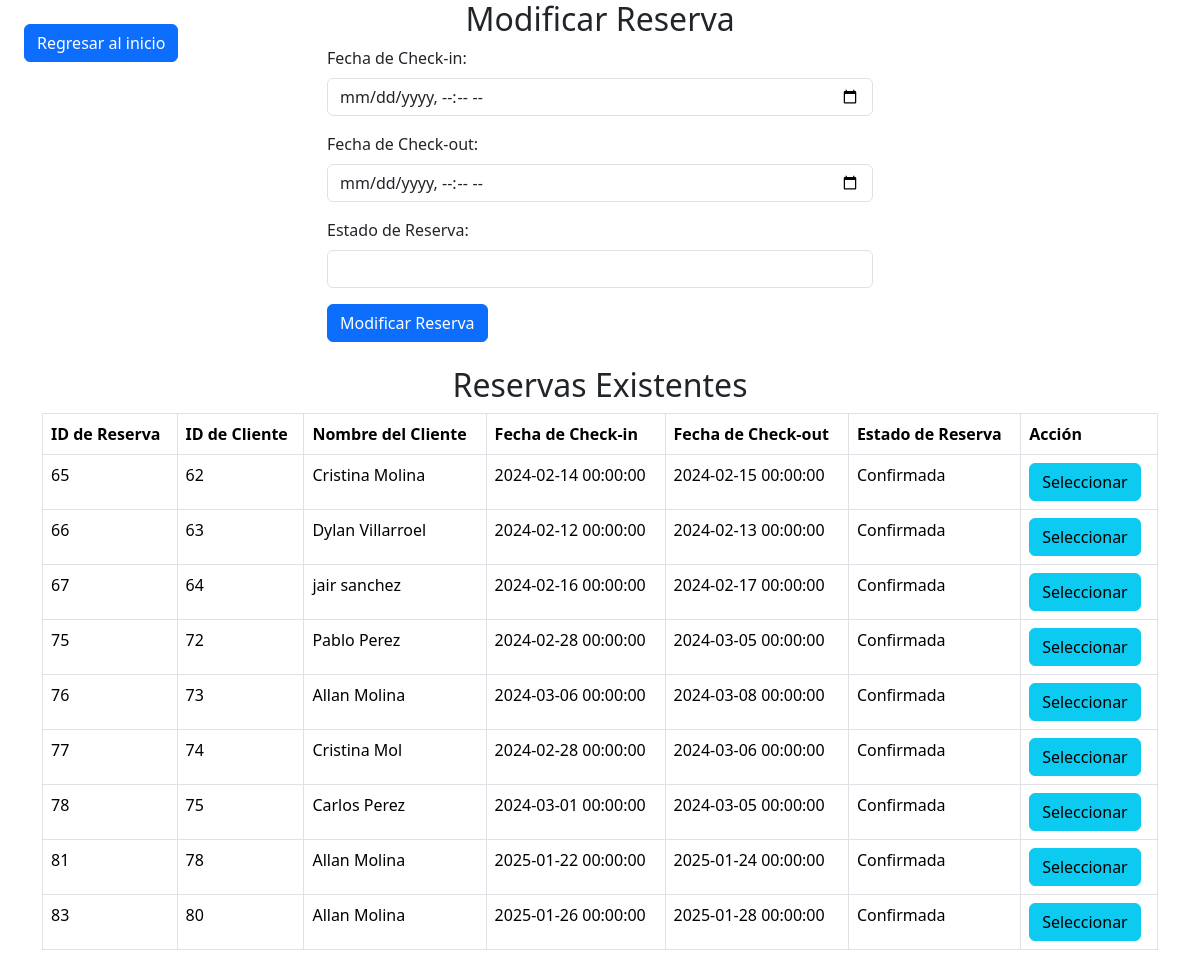
Screenshot of /administrador/modificar_reserva.php (signed in) with the database file from the repository.
### tables this page shows
CREATE TABLE `reserva` (
  `ID_RESERVA` int(11) NOT NULL,
  `ID_CLIENTE` int(11) DEFAULT NULL,
  `FECHACHECKIN` datetime NOT NULL,
  `FECHACHECKOUT` datetime NOT NULL,
  `ESTADORESERVA` varchar(255) DEFAULT NULL
);

CREATE TABLE `cliente` (
  `ID_CLIENTE` int(11) NOT NULL,
  `NOMBRE` varchar(255) NOT NULL,
  `APELLIDO` varchar(255) NOT NULL,
  `CELULAR` varchar(20) NOT NULL,
  `EMAIL` varchar(255) NOT NULL
);

### administrador/modificar_reserva.php (the view, shortened to what this page needs)
<?php
include 'basedatos/basedatos.php';
$sql_reservas = "SELECT r.ID_RESERVA, r.ID_CLIENTE, c.NOMBRE, c.APELLIDO, r.FECHACHECKIN, r.FECHACHECKOUT, r.ESTADORESERVA FROM reserva r INNER JOIN cliente c ON r.ID_CLIENTE = c.ID_CLIENTE";
$result_reservas = $conn->query($sql_reservas);
?>
<!DOCTYPE html>
<html lang="es">
<head>
    <link href="https://cdn.jsdelivr.net/npm/bootstrap@5.3.2/dist/css/bootstrap.min.css" rel="stylesheet">
</head>
<body>
    <a href="inicioCRUD.php" class="btn btn-primary position-absolute top-0 start-0 m-4">Regresar al inicio</a>
    <div class="container">
        <h2 class="text-center">Modificar Reserva</h2>
        <div class="row">
            <div class="col-md-6 mx-auto">
                <form method="post">
                    <div class="mb-3">
                        <label for="fecha_checkin" class="form-label">Fecha de Check-in:</label>
                        <input type="datetime-local" class="form-control" id="fecha_checkin" name="fecha_checkin" required>
                    </div>
                    <div class="mb-3">
                        <label for="fecha_checkout" class="form-label">Fecha de Check-out:</label>
                        <input type="datetime-local" class="form-control" id="fecha_checkout" name="fecha_checkout" required>
                    </div>
                    <div class="mb-3">
                        <label for="estado_reserva" class="form-label">Estado de Reserva:</label>
                        <input type="text" class="form-control" id="estado_reserva" name="estado_reserva">
                    </div>
                    <button type="submit" class="btn btn-primary">Modificar Reserva</button>
                </form>
            </div>
        </div>
        <h2 class="text-center mt-4">Reservas Existentes</h2>
        <div class="table-responsive mt-2">
            <table class="table table-bordered">
                <thead>
                    <tr>
                        <th>ID de Reserva</th>
                        <th>ID de Cliente</th>
                        <th>Nombre del Cliente</th>
                        <th>Fecha de Check-in</th>
                        <th>Fecha de Check-out</th>
                        <th>Estado de Reserva</th>
                        <th>Acción</th>
                    </tr>
                </thead>
                <tbody>
                    <?php
                    if ($result_reservas->num_rows > 0) {
                        while ($row = $result_reservas->fetch_assoc()) {
                            echo "<tr>";
                            echo "<td>" . $row["ID_RESERVA"] . "</td>";
                            echo "<td>" . $row["ID_CLIENTE"] . "</td>";
                            echo "<td>" . $row["NOMBRE"] . " " . $row["APELLIDO"] . "</td>";
                            echo "<td>" . $row["FECHACHECKIN"] . "</td>";
                            echo "<td>" . $row["FECHACHECKOUT"] . "</td>";
                            echo "<td>" . $row["ESTADORESERVA"] . "</td>";
                            echo "<td><button class='btn btn-info select-btn' data-id='" . $row["ID_RESERVA"] . "' data-checkin='" . $row["FECHACHECKIN"] . "' data-checkout='" . $row["FECHACHECKOUT"] . "' data-estado='" . $row["ESTADORESERVA"] . "'>Seleccionar</button></td>";
                            echo "</tr>";
                        }
                    } else {
                        echo "<tr><td colspan='7'>No hay reservas.</td></tr>";
                    }
                    ?>
                </tbody>
            </table>
        </div>
    </div>
</body>
</html>

### rows the page displays
reserva: ID_RESERVA "65", ID_CLIENTE "62", ID_CLIENTE.NOMBRE "Cristina", ID_CLIENTE.APELLIDO "Molina", FECHACHECKIN "2024-02-14 00:00:00", FECHACHECKOUT "2024-02-15 00:00:00", ESTADORESERVA "Confirmada"
reserva: ID_RESERVA "66", ID_CLIENTE "63", ID_CLIENTE.NOMBRE "Dylan", ID_CLIENTE.APELLIDO "Villarroel", FECHACHECKIN "2024-02-12 00:00:00", FECHACHECKOUT "2024-02-13 00:00:00", ESTADORESERVA "Confirmada"
reserva: ID_RESERVA "67", ID_CLIENTE "64", ID_CLIENTE.NOMBRE "jair", ID_CLIENTE.APELLIDO "sanchez", FECHACHECKIN "2024-02-16 00:00:00", FECHACHECKOUT "2024-02-17 00:00:00", ESTADORESERVA "Confirmada"
reserva: ID_RESERVA "75", ID_CLIENTE "72", ID_CLIENTE.NOMBRE "Pablo", ID_CLIENTE.APELLIDO "Perez", FECHACHECKIN "2024-02-28 00:00:00", FECHACHECKOUT "2024-03-05 00:00:00", ESTADORESERVA "Confirmada"
reserva: ID_RESERVA "76", ID_CLIENTE "73", ID_CLIENTE.NOMBRE "Allan", ID_CLIENTE.APELLIDO "Molina", FECHACHECKIN "2024-03-06 00:00:00", FECHACHECKOUT "2024-03-08 00:00:00", ESTADORESERVA "Confirmada"
reserva: ID_RESERVA "77", ID_CLIENTE "74", ID_CLIENTE.NOMBRE "Cristina", ID_CLIENTE.APELLIDO "Mol", FECHACHECKIN "2024-02-28 00:00:00", FECHACHECKOUT "2024-03-06 00:00:00", ESTADORESERVA "Confirmada"
reserva: ID_RESERVA "78", ID_CLIENTE "75", ID_CLIENTE.NOMBRE "Carlos", ID_CLIENTE.APELLIDO "Perez", FECHACHECKIN "2024-03-01 00:00:00", FECHACHECKOUT "2024-03-05 00:00:00", ESTADORESERVA "Confirmada"
reserva: ID_RESERVA "81", ID_CLIENTE "78", ID_CLIENTE.NOMBRE "Allan", ID_CLIENTE.APELLIDO "Molina", FECHACHECKIN "2025-01-22 00:00:00", FECHACHECKOUT "2025-01-24 00:00:00", ESTADORESERVA "Confirmada"
reserva: ID_RESERVA "83", ID_CLIENTE "80", ID_CLIENTE.NOMBRE "Allan", ID_CLIENTE.APELLIDO "Molina", FECHACHECKIN "2025-01-26 00:00:00", FECHACHECKOUT "2025-01-28 00:00:00", ESTADORESERVA "Confirmada"
